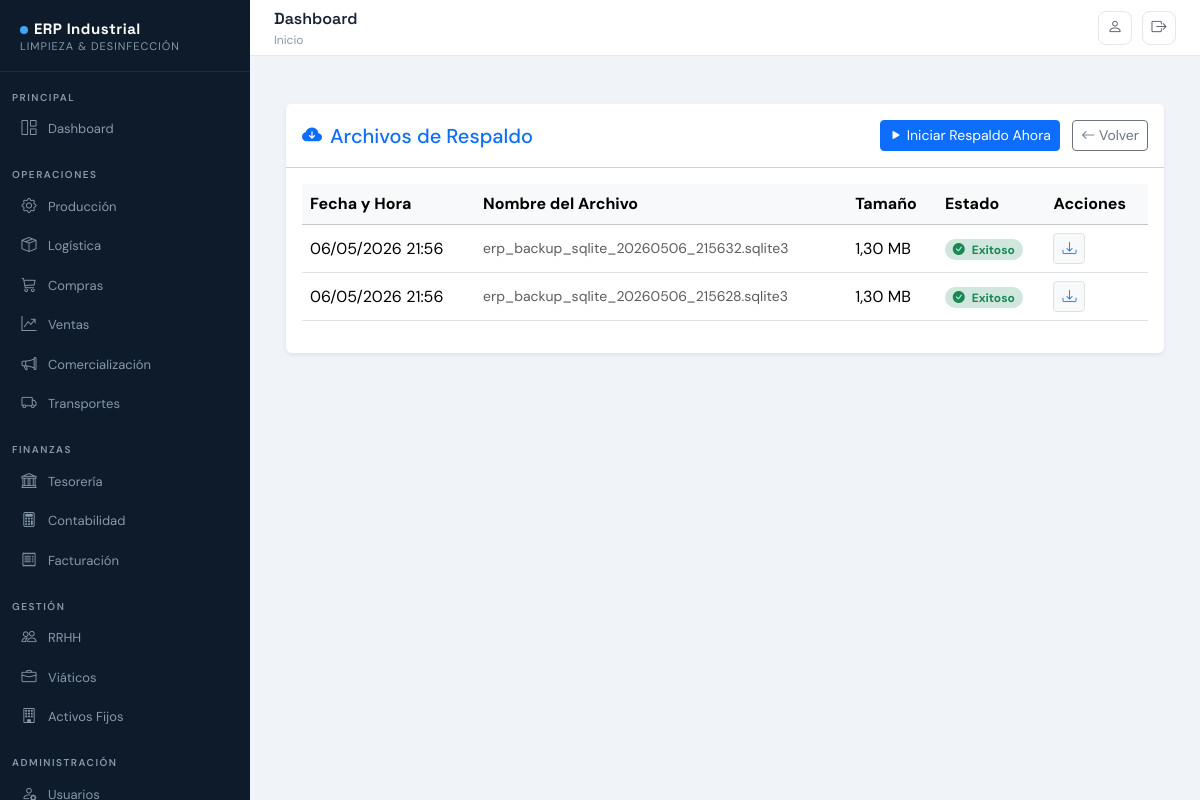
/administracion/respaldos/ (signed in), run on the app's committed database.
### apps/administracion/models.py (models this page shows, shortened)
class RegistroRespaldo(models.Model):
    nombre_original = models.CharField(max_length=255)
    archivo = models.FileField(upload_to='backups/', null=True, blank=True)
    tamano_mb = models.DecimalField(max_digits=10, decimal_places=2, default=0)
    exitoso = models.BooleanField(default=True)
    error_log = models.TextField(null=True, blank=True)
    creado_por = models.ForeignKey(settings.AUTH_USER_MODEL, on_delete=models.SET_NULL, null=True, related_name='respaldos_creados')
    fecha_creacion = models.DateTimeField(auto_now_add=True)
    modificado_por = models.ForeignKey(settings.AUTH_USER_MODEL, on_delete=models.SET_NULL, null=True, related_name='respaldos_modificados')
    fecha_modificacion = models.DateTimeField(auto_now=True)
    class Meta:
        verbose_name = "Registro de Respaldo"
        verbose_name_plural = "Registros de Respaldos"
        ordering = ['-fecha_creacion']

### apps/administracion/views.py (the view)
# urls.py: path('respaldos/', views.lista_respaldos, name='lista_respaldos'),
@login_required
@user_passes_test(is_admin)
def lista_respaldos(request):
    respaldos_list = RegistroRespaldo.objects.all().order_by('-fecha_creacion')
    paginator = Paginator(respaldos_list, 15)
    page_number = request.GET.get('page')
    respaldos = paginator.get_page(page_number)
    context = {
        'titulo': 'Archivos de Respaldo',
        'respaldos': respaldos
    }
    return render(request, 'administracion/lista_respaldos.html', context)

### apps/administracion/context_processors.py (called while the page is built)
def empresa_context(request):
    try:
        config = Empresa.objects.first()
    except:
        config = None
    return {'EMPRESA': config}

### apps/administracion/views.py (called while the page is built)
def is_admin(user):
    return user.is_superuser or user.groups.filter(name='Administradores').exists()

### apps/administracion/templates/administracion/lista_respaldos.html (shortened to what this page needs)
{% extends 'base.html' %}
{% block content %}
<div class="container-fluid mt-4">
    <div class="card shadow-sm border-0">
        <div class="card-header bg-white py-3 d-flex justify-content-between align-items-center">
            <h5 class="mb-0 text-primary"><i class="bi bi-cloud-arrow-down-fill me-2"></i>{{ titulo }}</h5>
            <div>
                <a href="{% url 'administracion:ejecutar_backup_manual' %}" id="btn-ejecutar-backup"
                    class="btn btn-primary btn-sm me-2">
                    <i class="bi bi-play-fill"></i> <span id="btn-text">Iniciar Respaldo Ahora</span>
                </a>
                <a href="{% url 'administracion:mantenimiento' %}" class="btn btn-outline-secondary btn-sm">
                    <i class="bi bi-arrow-left"></i> Volver
                </a>
            </div>
        </div>
        <div class="card-body">
            <div class="table-responsive">
                <table class="table table-hover align-middle">
                    <thead class="table-light">
                        <tr>
                            <th>Fecha y Hora</th>
                            <th>Nombre del Archivo</th>
                            <th>Tamaño</th>
                            <th>Estado</th>
                            <th>Acciones</th>
                        </tr>
                    </thead>
                    <tbody>
                        {% for respaldo in respaldos %}
                        <tr>
                            <td>{{ respaldo.fecha_creacion|date:"d/m/Y H:i" }}</td>
                            <td class="text-muted small">{{ respaldo.nombre_original }}</td>
                            <td>{{ respaldo.tamano_mb }} MB</td>
                            <td>
                                {% if respaldo.exitoso %}
                                <span class="badge rounded-pill bg-success-subtle text-success">
                                    <i class="bi bi-check-circle-fill me-1"></i> Exitoso
                                </span>
                                {% else %}
                                <span class="badge rounded-pill bg-danger-subtle text-danger"
                                    title="{{ respaldo.error_log }}">
                                    <i class="bi bi-exclamation-triangle-fill me-1"></i> Fallido
                                </span>
                                {% endif %}
                            </td>
                            <td>
                                {% if respaldo.archivo %}
                                <a href="{{ respaldo.archivo.url }}" class="btn btn-sm btn-light border text-primary"
                                    download>
                                    <i class="bi bi-download"></i>
                                </a>
                                {% endif %}
                            </td>
                        </tr>
                        {% endfor %}
                    </tbody>
                </table>
            </div>
        </div>
    </div>
</div>
{% endblock %}

### apps/core/templates/core/base.html (style rules this page uses)
:root { --erp-primary: #0d47a1; --erp-accent: #1565c0; --erp-dark: #0a1929; --erp-sidebar: #0d1b2a; --erp-sidebar2: #112240; --erp-text: #e8edf5; --erp-muted: #8899aa; --erp-border: rgba(255,255,255,0.07); --erp-hover: rgba(255,255,255,0.06); --erp-card: #ffffff; --erp-bg: #f0f4f8; --font-head: 'Space Grotesk', sans-serif; --font-body: 'DM Sans', sans-serif; }
*, *::before, *::after { box-sizing: border-box; margin: 0; padding: 0; }
body { font-family: var(--font-body); background: var(--erp-bg); color: #1a2332; min-height: 100vh; display: flex; }

### data on the page
RegistroRespaldo: fecha_creacion "06/05/2026 21:56", nombre_original "erp_backup_sqlite_20260506_215632.sqlite3", tamano_mb "1,30", exitoso True (drawn)
RegistroRespaldo: fecha_creacion "06/05/2026 21:56", nombre_original "erp_backup_sqlite_20260506_215628.sqlite3", tamano_mb "1,30", exitoso True (drawn)

### other printed values
{{ titulo }} "Archivos de Respaldo"
